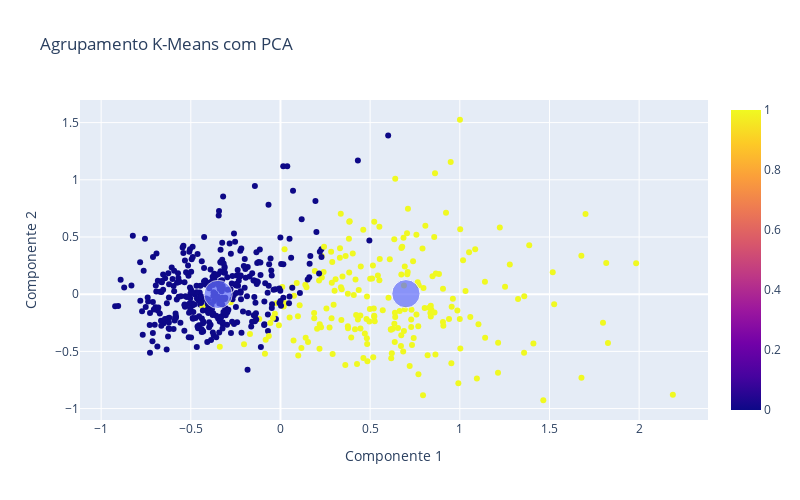

Notebook cell for this chart:
### Code cell
# Aplicar a análise de componentes principais (PCA) para reduzir a dimensionalidade
from sklearn.decomposition import PCA
pca = PCA(n_components = 2)
dados_pca = pca.fit_transform(x)

# Imprimir a variância explicada de cada componente principal
print(pca.explained_variance_ratio_)
print(pca.explained_variance_ratio_.sum())

# Aplicar o método Elbow nos dados reduzidos do PCA
print(elbow(dados_pca))

# Executar o algoritmo K-Means para agrupar os dados em 3 clusters
kmeans = KMeans(n_clusters=2,init="k-means++",random_state=0,max_iter = 500) #3 clusters
kmeans2 = kmeans.fit(dados_pca)

# Obter os centroides dos clusters e as etiquetas de agrupamento
centroides = kmeans2.cluster_centers_
agrupamento = kmeans2.labels_

# Plotar o gráfico de dispersão dos dados reduzidos do PCA com cores representando os clusters
import plotly.express as px
import plotly.graph_objects as go

graf1 = px.scatter(x=dados_pca[:,0], y=dados_pca[:,1], color=y)
graf2 = px.scatter(x=centroides[:,0], y=centroides[:,1], size = [15,15]) #size é o numero de cluster
graf3 = go.Figure(data = graf1.data + graf2.data)
graf3.update_layout(width=800,height=500,title_text='Agrupamento K-Means com PCA')
graf3.update_xaxes(title = 'Componente 1')
graf3.update_yaxes(title = 'Componente 2')

graf3.show()

### Figure 1 — Plotly figure (JSON) as saved in the notebook; plotly's stock layout.template omitted (floating-point values rounded to 4 significant figures; data arrays with more than 128 entries replaced by an {"elided": "..."} marker saying what was removed)
{"data": [{"hovertemplate": "x=%{x}<br>y=%{y}<br>color=%{marker.color}<extra></extra>", "legendgroup": "", "marker": {"color": {"elided": "569 int values"}, "coloraxis": "coloraxis", "symbol": "circle"}, "mode": "markers", "name": "", "orientation": "v", "showlegend": false, "type": "scatter", "x": {"elided": "569 float values"}, "xaxis": "x", "y": {"elided": "569 float values"}, "yaxis": "y"}, {"hovertemplate": "x=%{x}<br>y=%{y}<br>size=%{marker.size}<extra></extra>", "legendgroup": "", "marker": {"color": "#636efa", "size": [15, 15], "sizemode": "area", "sizeref": 0.0375, "symbol": "circle"}, "mode": "markers", "name": "", "orientation": "v", "showlegend": false, "type": "scatter", "x": [-0.3479, 0.6995], "xaxis": "x", "y": [-0.002091, 0.004204], "yaxis": "y"}], "layout": {"height": 500, "title": {"text": "Agrupamento K-Means com PCA"}, "width": 800, "xaxis": {"title": {"text": "Componente 1"}}, "yaxis": {"title": {"text": "Componente 2"}}}}
